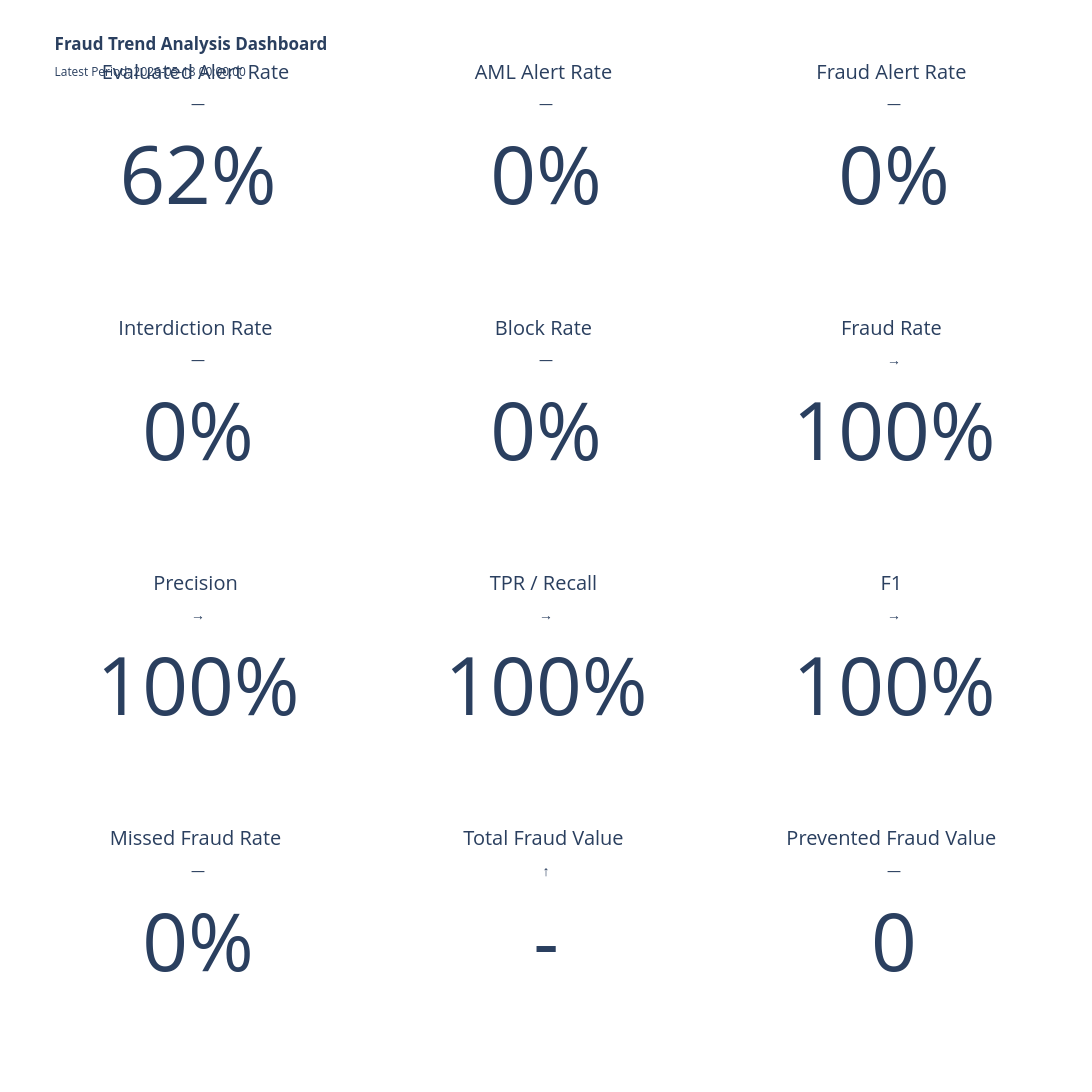
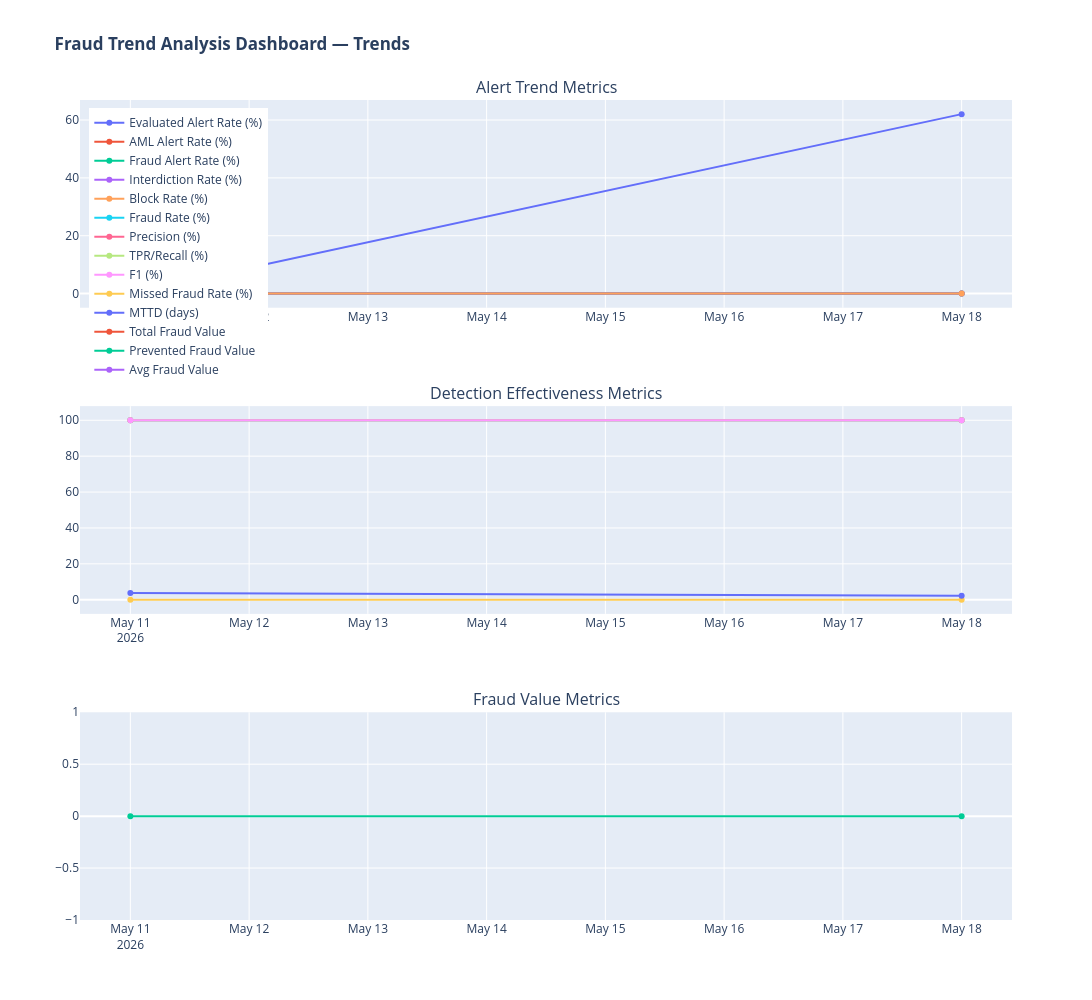

Notebook code cell kept with these figures, in order:
### Code cell
trend_sdf = build_fraud_trend_timeseries(
    alerts=alerts,
    cases=cases,
    period="LAST_90_DAYS",          # LAST_7_DAYS / LAST_30_DAYS / LAST_90_DAYS / LAST_YEAR / ALL_HISTORY
    granularity="weekly"            # daily / weekly / monthly / quarterly
)

trend_sdf = add_pop_indicators(trend_sdf)

render_fraud_trend_dashboard(trend_sdf)

### Figure 1 — Plotly figure (JSON) as saved in the notebook; plotly's stock layout.template omitted (floating-point values rounded to 4 significant figures)
{"data": [{"domain": {"x": [0, 0.2533], "y": [0.84, 1]}, "mode": "number", "number": {"suffix": "%"}, "title": {"text": "Evaluated Alert Rate <br><sub>—</sub>"}, "type": "indicator", "value": 62.04}, {"domain": {"x": [0.3733, 0.6267], "y": [0.84, 1]}, "mode": "number", "number": {"suffix": "%"}, "title": {"text": "AML Alert Rate <br><sub>—</sub>"}, "type": "indicator", "value": 0}, {"domain": {"x": [0.7467, 1], "y": [0.84, 1]}, "mode": "number", "number": {"suffix": "%"}, "title": {"text": "Fraud Alert Rate <br><sub>—</sub>"}, "type": "indicator", "value": 0}, {"domain": {"x": [0, 0.2533], "y": [0.56, 0.72]}, "mode": "number", "number": {"suffix": "%"}, "title": {"text": "Interdiction Rate <br><sub>—</sub>"}, "type": "indicator", "value": 0}, {"domain": {"x": [0.3733, 0.6267], "y": [0.56, 0.72]}, "mode": "number", "number": {"suffix": "%"}, "title": {"text": "Block Rate <br><sub>—</sub>"}, "type": "indicator", "value": 0}, {"domain": {"x": [0.7467, 1], "y": [0.56, 0.72]}, "mode": "number", "number": {"suffix": "%"}, "title": {"text": "Fraud Rate <br><sub>→</sub>"}, "type": "indicator", "value": 100}, {"domain": {"x": [0, 0.2533], "y": [0.28, 0.44]}, "mode": "number", "number": {"suffix": "%"}, "title": {"text": "Precision <br><sub>→</sub>"}, "type": "indicator", "value": 100}, {"domain": {"x": [0.3733, 0.6267], "y": [0.28, 0.44]}, "mode": "number", "number": {"suffix": "%"}, "title": {"text": "TPR / Recall <br><sub>→</sub>"}, "type": "indicator", "value": 100}, {"domain": {"x": [0.7467, 1], "y": [0.28, 0.44]}, "mode": "number", "number": {"suffix": "%"}, "title": {"text": "F1 <br><sub>→</sub>"}, "type": "indicator", "value": 100}, {"domain": {"x": [0, 0.2533], "y": [0, 0.16]}, "mode": "number", "number": {"suffix": "%"}, "title": {"text": "Missed Fraud Rate <br><sub>—</sub>"}, "type": "indicator", "value": 0}, {"domain": {"x": [0.3733, 0.6267], "y": [0, 0.16]}, "mode": "number", "number": {"suffix": ""}, "title": {"text": "Total Fraud Value <br><sub>↑</sub>"}, "type": "indicator", "value": null}, {"domain": {"x": [0.7467, 1], "y": [0, 0.16]}, "mode": "number", "number": {"suffix": ""}, "title": {"text": "Prevented Fraud Value <br><sub>—</sub>"}, "type": "indicator", "value": 0}], "layout": {"height": 1300, "showlegend": false, "title": {"text": "<b>Fraud Trend Analysis Dashboard</b><br><sub>Latest Period: 2026-05-18 00:00:00</sub>"}, "width": 1400}}

### Figure 2 — Plotly figure (JSON) as saved in the notebook; plotly's stock layout.template omitted (floating-point values rounded to 4 significant figures)
{"data": [{"mode": "lines+markers", "name": "Evaluated Alert Rate (%)", "type": "scatter", "x": ["2026-05-11 00:00:00", "2026-05-18 00:00:00"], "xaxis": "x", "y": [0.0, 62.04], "yaxis": "y"}, {"mode": "lines+markers", "name": "AML Alert Rate (%)", "type": "scatter", "x": ["2026-05-11 00:00:00", "2026-05-18 00:00:00"], "xaxis": "x", "y": [0.0, 0.0], "yaxis": "y"}, {"mode": "lines+markers", "name": "Fraud Alert Rate (%)", "type": "scatter", "x": ["2026-05-11 00:00:00", "2026-05-18 00:00:00"], "xaxis": "x", "y": [0.0, 0.0], "yaxis": "y"}, {"mode": "lines+markers", "name": "Interdiction Rate (%)", "type": "scatter", "x": ["2026-05-11 00:00:00", "2026-05-18 00:00:00"], "xaxis": "x", "y": [0.0, 0.0], "yaxis": "y"}, {"mode": "lines+markers", "name": "Block Rate (%)", "type": "scatter", "x": ["2026-05-11 00:00:00", "2026-05-18 00:00:00"], "xaxis": "x", "y": [0.0, 0.0], "yaxis": "y"}, {"mode": "lines+markers", "name": "Fraud Rate (%)", "type": "scatter", "x": ["2026-05-11 00:00:00", "2026-05-18 00:00:00"], "xaxis": "x2", "y": [100.0, 100.0], "yaxis": "y2"}, {"mode": "lines+markers", "name": "Precision (%)", "type": "scatter", "x": ["2026-05-11 00:00:00", "2026-05-18 00:00:00"], "xaxis": "x2", "y": [100.0, 100.0], "yaxis": "y2"}, {"mode": "lines+markers", "name": "TPR/Recall (%)", "type": "scatter", "x": ["2026-05-11 00:00:00", "2026-05-18 00:00:00"], "xaxis": "x2", "y": [100.0, 100.0], "yaxis": "y2"}, {"mode": "lines+markers", "name": "F1 (%)", "type": "scatter", "x": ["2026-05-11 00:00:00", "2026-05-18 00:00:00"], "xaxis": "x2", "y": [100.0, 100.0], "yaxis": "y2"}, {"mode": "lines+markers", "name": "Missed Fraud Rate (%)", "type": "scatter", "x": ["2026-05-11 00:00:00", "2026-05-18 00:00:00"], "xaxis": "x2", "y": [0.0, 0.0], "yaxis": "y2"}, {"mode": "lines+markers", "name": "MTTD (days)", "type": "scatter", "x": ["2026-05-11 00:00:00", "2026-05-18 00:00:00"], "xaxis": "x2", "y": [3.693, 2.206], "yaxis": "y2"}, {"mode": "lines+markers", "name": "Total Fraud Value", "type": "scatter", "x": ["2026-05-11 00:00:00", "2026-05-18 00:00:00"], "xaxis": "x3", "y": [NaN, NaN], "yaxis": "y3"}, {"mode": "lines+markers", "name": "Prevented Fraud Value", "type": "scatter", "x": ["2026-05-11 00:00:00", "2026-05-18 00:00:00"], "xaxis": "x3", "y": [0.0, 0.0], "yaxis": "y3"}, {"mode": "lines+markers", "name": "Avg Fraud Value", "type": "scatter", "x": ["2026-05-11 00:00:00", "2026-05-18 00:00:00"], "xaxis": "x3", "y": [NaN, NaN], "yaxis": "y3"}], "layout": {"annotations": [{"font": {"size": 16}, "showarrow": false, "text": "Alert Trend Metrics", "x": 0.5, "xanchor": "center", "xref": "paper", "y": 1, "yanchor": "bottom", "yref": "paper"}, {"font": {"size": 16}, "showarrow": false, "text": "Detection Effectiveness Metrics", "x": 0.5, "xanchor": "center", "xref": "paper", "y": 0.6267, "yanchor": "bottom", "yref": "paper"}, {"font": {"size": 16}, "showarrow": false, "text": "Fraud Value Metrics", "x": 0.5, "xanchor": "center", "xref": "paper", "y": 0.2533, "yanchor": "bottom", "yref": "paper"}], "height": 1000, "hovermode": "x unified", "legend": {"x": 0.01, "y": 0.99}, "showlegend": true, "title": {"text": "<b>Fraud Trend Analysis Dashboard — Trends</b>"}, "width": 1400, "xaxis": {"anchor": "y", "domain": [0, 1]}, "xaxis2": {"anchor": "y2", "domain": [0, 1]}, "xaxis3": {"anchor": "y3", "domain": [0, 1]}, "yaxis": {"anchor": "x", "domain": [0.7467, 1]}, "yaxis2": {"anchor": "x2", "domain": [0.3733, 0.6267]}, "yaxis3": {"anchor": "x3", "domain": [0, 0.2533]}}}
